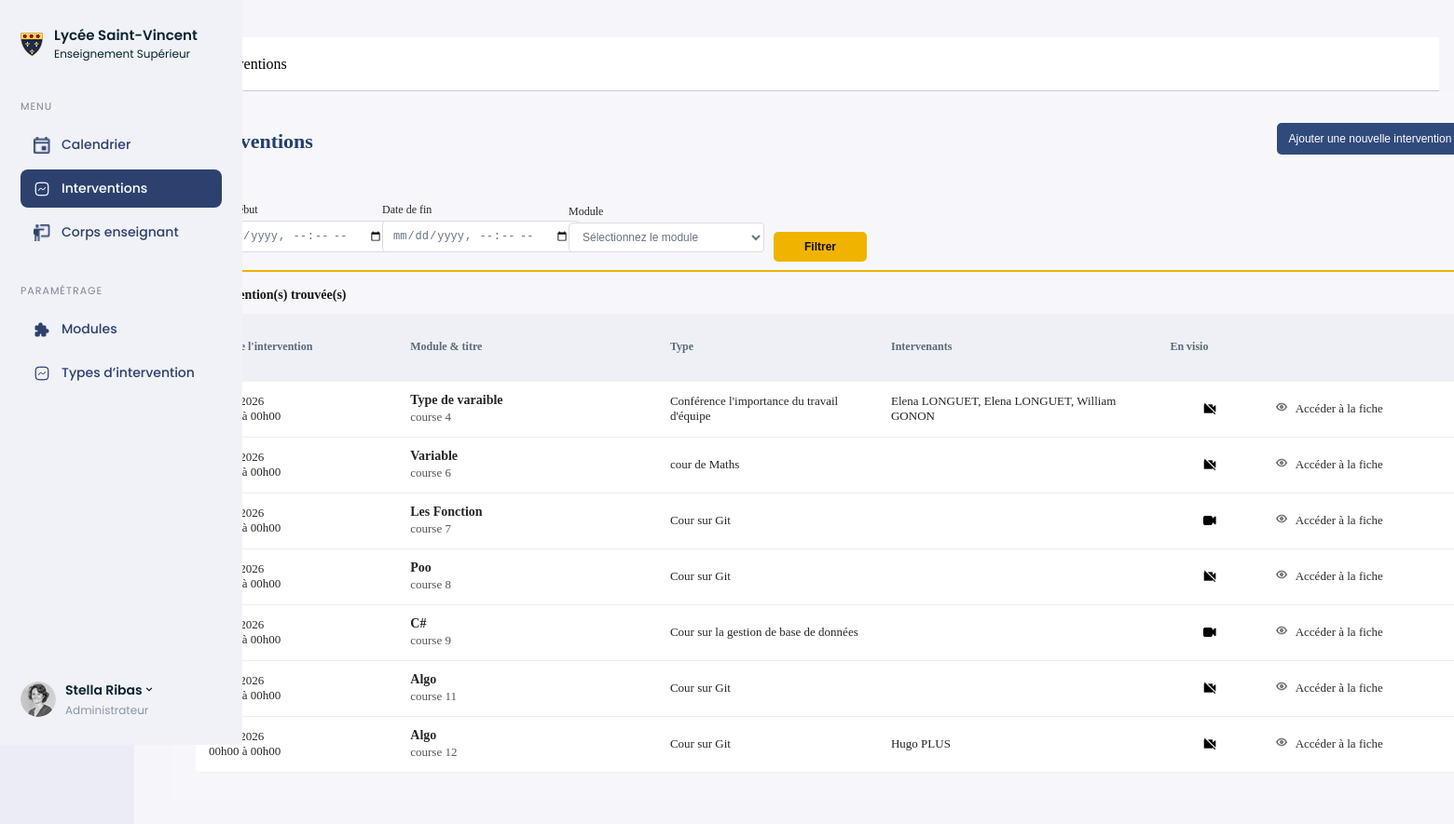
/Intervention.php (signed in), run on an earlier commit of the app's database.
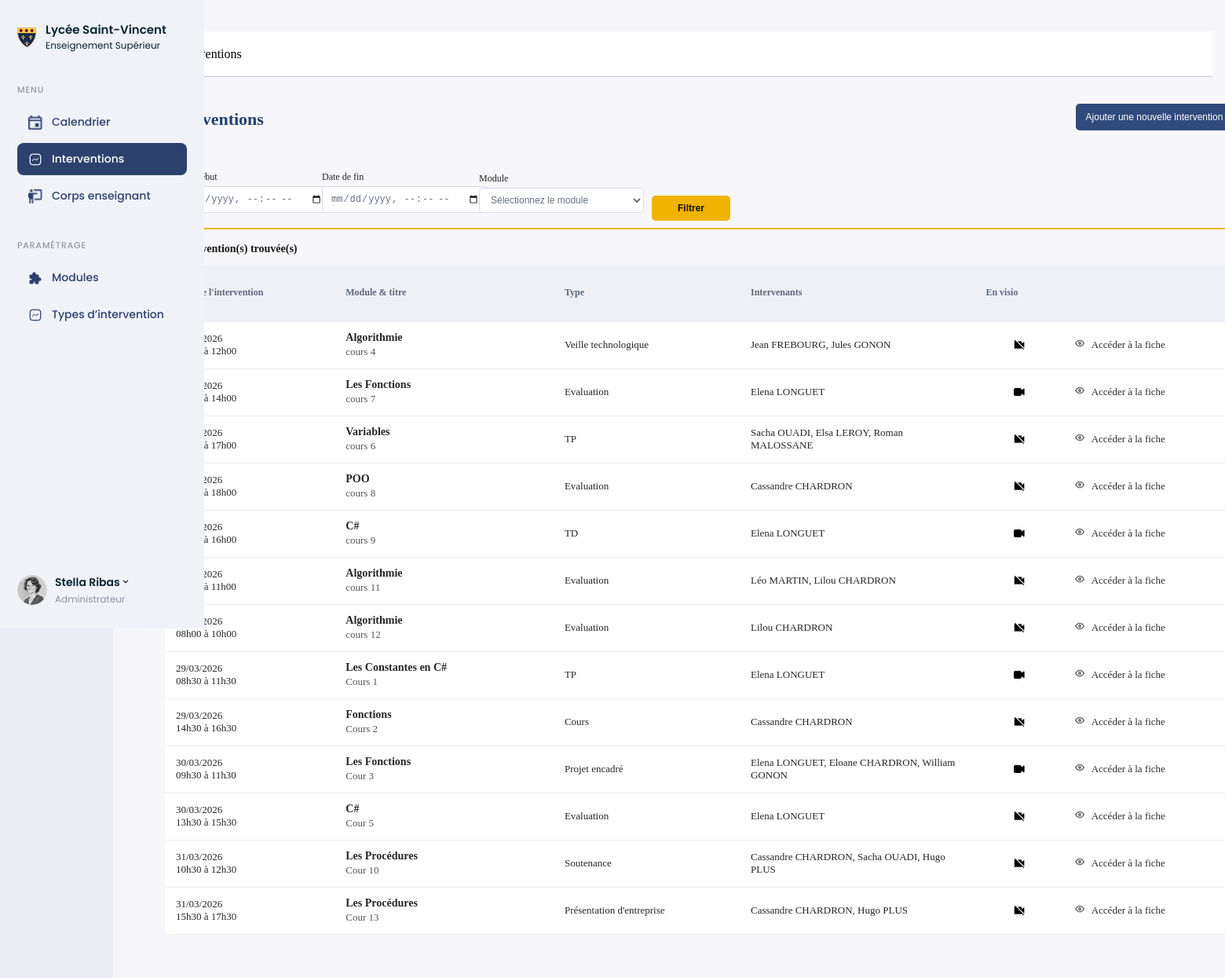
And on a later commit of the database.
### tables this page shows
CREATE TABLE IF NOT EXISTS `course` (
  `id` int NOT NULL AUTO_INCREMENT,
  `start_date` datetime NOT NULL,
  `end_date` datetime NOT NULL,
  `intervention_type_id` int NOT NULL,
  `module_id` int NOT NULL,
  `remotely` tinyint(1) DEFAULT NULL,
  `title` varchar(255) NOT NULL,
  PRIMARY KEY (`id`),
  KEY `id_course_module` (`module_id`),
  KEY `id_intervention` (`intervention_type_id`)
);

CREATE TABLE IF NOT EXISTS `module` (
  `id` int NOT NULL AUTO_INCREMENT,
  `code` varchar(50) NOT NULL,
  `parent_id` int DEFAULT NULL,
  `name` varchar(255) NOT NULL,
  `description` text NOT NULL,
  `hours_count` int DEFAULT NULL,
  `capstone_project` tinyint(1) DEFAULT NULL,
  PRIMARY KEY (`id`),
  KEY `parent_id` (`parent_id`) USING BTREE
);

CREATE TABLE IF NOT EXISTS `intervention_type` (
  `id` int NOT NULL AUTO_INCREMENT,
  `name` varchar(255) NOT NULL,
  `description` text NOT NULL,
  `color` varchar(20) NOT NULL,
  PRIMARY KEY (`id`)
);

### public/Intervention.php (the view, shortened to what the changed rows need)
<?php
require_once 'inclus/Connexion.php';
require_once 'inclus/Header.php';
$sql = "
    SELECT
        c.id,
        c.start_date,
        c.end_date,
        c.title,
        c.remotely,
        m.name AS module,
        it.name AS type,
        GROUP_CONCAT(CONCAT(u.first_name, ' ', UPPER(u.last_name)) SEPARATOR ', ') AS instructors
    FROM course c
    JOIN module m ON c.module_id = m.id
    JOIN intervention_type it ON c.intervention_type_id = it.id
    LEFT JOIN course_instructor ci ON ci.course_id = c.id
    LEFT JOIN instructor i ON ci.instructor_id = i.id
    LEFT JOIN user u ON i.user_id = u.id
";
$params = [];
$sql .= " GROUP BY c.id ORDER BY c.start_date ASC";
$requete = $con->prepare($sql);
$requete->execute($params);
$interventions = $requete->fetchAll(PDO::FETCH_ASSOC);
?>
<body>
<div class="page-shell">
    <main class="page-content">
        <div class="content-column">
            <section class="intervention-page">
                <div class="page-header">
                    <h1>Interventions</h1>
                </div>
                <form method="GET" class="filter-form">
                    <h2 class="filter-title">Filtres</h2>
                </form>
                <table class="intervention-table">
                    <thead>
                        <tr>
                            <th class="col-date">Date de l'intervention</th>
                            <th class="col-module">Module &amp; titre</th>
                            <th class="col-type">Type</th>
                            <th class="col-instructors">Intervenants</th>
                            <th class="col-visio">En visio</th>
                            <th class="col-action"></th>
                        </tr>
                    </thead>
                    <tbody>
                        <?php foreach ($interventions as $intervention): ?>
                            <tr>
                                <td class="col-date">
                                    <?= date('d/m/Y', strtotime($intervention['start_date'])) ?><br>
                                    <?= date('H\hi', strtotime($intervention['start_date'])) ?> à <?= date('H\hi', strtotime($intervention['end_date'])) ?>
                                </td>
                                <td class="col-module">
                                    <div class="module-name"><?= htmlspecialchars($intervention['module']) ?></div>
                                    <div class="course-title"><?= htmlspecialchars($intervention['title']) ?></div>
                                </td>
                                <td class="col-type">
                                    <?= htmlspecialchars($intervention['type']) ?>
                                </td>
                                <td class="col-instructors">
                                    <?= htmlspecialchars($intervention['instructors']) ?>
                                </td>
                                <td class="col-visio">
                                    <?php if ((int)$intervention['remotely'] === 1): ?>
                                        <div class="icon-intervention">
                                          <image src="assets/VisioOn.png">
                                        </div>
                                    <?php else: ?>
                                        <div class="icon-intervention">
                                          <image src="assets/VisioOff.png">
                                        </div>
                                    <?php endif; ?>
                                </td>
                                <td class="col-action">
                                    <div class="action-link">
                                        <div class="icon-intervention">
                                            <img src="assets/Oeil.png">
                                        </div>
                                        <a href="fiche_intervention.php?id=<?= $intervention['id'] ?>">
                                            Accéder à la fiche
                                        </a>
                                    </div>
                                </td>
                            </tr>
                        <?php endforeach; ?>
                    </tbody>
                </table>
            </section>
        </div>
    </main>
</div>
</body>
</html>

What changed in the data, as far as the page shows it:
changed course: end_date "00h00" → "12h00"; module.name "Type de varaible" → "Algorithmie"; title "course 4" → "cours 4"; intervention_type.name "Conférence l'importance du travail d'équipe" → "Veille technologique"; instructors "Elena LONGUET, Elena LONGUET, William GONON" → "Jean FREBOURG, Jules GONON"
changed course: end_date "00h00" → "14h00"; module.name "Les Fonction" → "Les Fonctions"; title "course 7" → "cours 7"; intervention_type.name "Cour sur Git" → "Evaluation"; instructors (not shown) → "Elena LONGUET"; moves up the list
changed course: end_date "00h00" → "17h00"; module.name "Variable" → "Variables"; title "course 6" → "cours 6"; intervention_type.name "cour de Maths" → "TP"; instructors (not shown) → "Sacha OUADI, Elsa LEROY, Roman MALOSSANE"
changed course: end_date "00h00" → "18h00"; module.name "Poo" → "POO"; title "course 8" → "cours 8"; intervention_type.name "Cour sur Git" → "Evaluation"; instructors (not shown) → "Cassandre CHARDRON"
changed course: end_date "00h00" → "16h00"; title "course 9" → "cours 9"; intervention_type.name "Cour sur la gestion de base de données" → "TD"; instructors (not shown) → "Elena LONGUET"
changed course: end_date "00h00" → "11h00"; module.name "Algo" → "Algorithmie"; title "course 11" → "cours 11"; intervention_type.name "Cour sur Git" → "Evaluation"; instructors (not shown) → "Léo MARTIN, Lilou CHARDRON"
changed course: start_date "00h00" → "08h00"; end_date "00h00" → "10h00"; module.name "Algo" → "Algorithmie"; title "course 12" → "cours 12"; intervention_type.name "Cour sur Git" → "Evaluation"; instructors "Hugo PLUS" → "Lilou CHARDRON"
added course: start_date "29/03/2026", start_date "08h30", end_date "11h30", module.name "Les Constantes en C#", title "Cours 1", intervention_type.name "TP", instructors "Elena LONGUET", remotely 1 (drawn)
added course: start_date "29/03/2026", start_date "14h30", end_date "16h30", module.name "Fonctions", title "Cours 2", intervention_type.name "Cours", instructors "Cassandre CHARDRON", remotely 0 (drawn)
added course: start_date "30/03/2026", start_date "09h30", end_date "11h30", module.name "Les Fonctions", title "Cour 3", intervention_type.name "Projet encadré", instructors "Elena LONGUET, Eloane CHARDRON, William GONON", remotely 1 (drawn)
added course: start_date "30/03/2026", start_date "13h30", end_date "15h30", module.name "C#", title "Cour 5", intervention_type.name "Evaluation", instructors "Elena LONGUET", remotely 0 (drawn)
added course: start_date "31/03/2026", start_date "10h30", end_date "12h30", module.name "Les Procédures", title "Cour 10", intervention_type.name "Soutenance", instructors "Cassandre CHARDRON, Sacha OUADI, Hugo PLUS", remotely 0 (drawn)
added course: start_date "31/03/2026", start_date "15h30", end_date "17h30", module.name "Les Procédures", title "Cour 13", intervention_type.name "Présentation d'entreprise", instructors "Cassandre CHARDRON, Hugo PLUS", remotely 0 (drawn)
